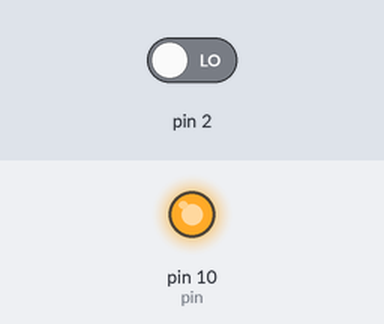
The sketch below on a simulated Arduino Uno, built with avr-gcc and run on an emulated ATmega328P. Shown: output pins drawn as LEDs (lit = HIGH). Inputs (shaded band) come from the test bench; at power-on: pin 2 LOW.

Above: at 1.2 s.
1.3 s: pin 2 driven HIGH
At 2.0 s:
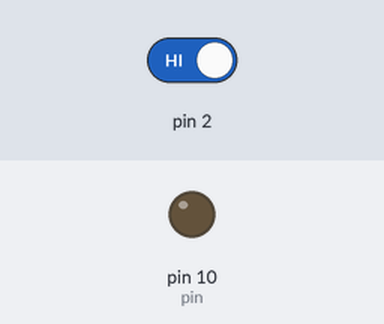
2.8 s: pin 2 driven LOW
At 3.2 s:
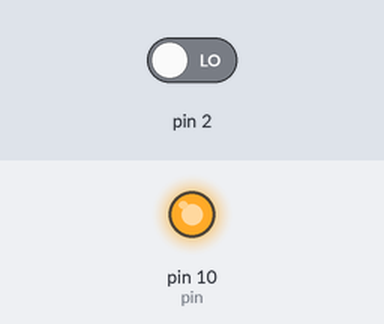
Timing chart, 0 to 5.8 s (numbered marks = the images above; inputs shaded):
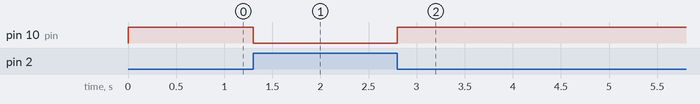

Measured:
- after the input at 1.3 s, pin 10 (pin): HIGH → LOW at once
- after the input at 2.8 s, pin 10 (pin): LOW → HIGH at once

The sketch:

ex1.ino
```cpp
int pin = 10;//변수 선언
volatile int state = HIGH; //변수선언

void setup() {
  pinMode(10, OUTPUT);
  attachInterrupt(0, toggle, CHANGE);//0번 인터럽트 사용 인터럽트가 호출되면 toggle함수 호출
}

void toggle() {
  state = !state; //toggle함수 호출 때 마다 state 값 반전 HIGH -> LOW, LOW -> HIGH
}

void loop() {
  digitalWrite(pin, state);
}
```
